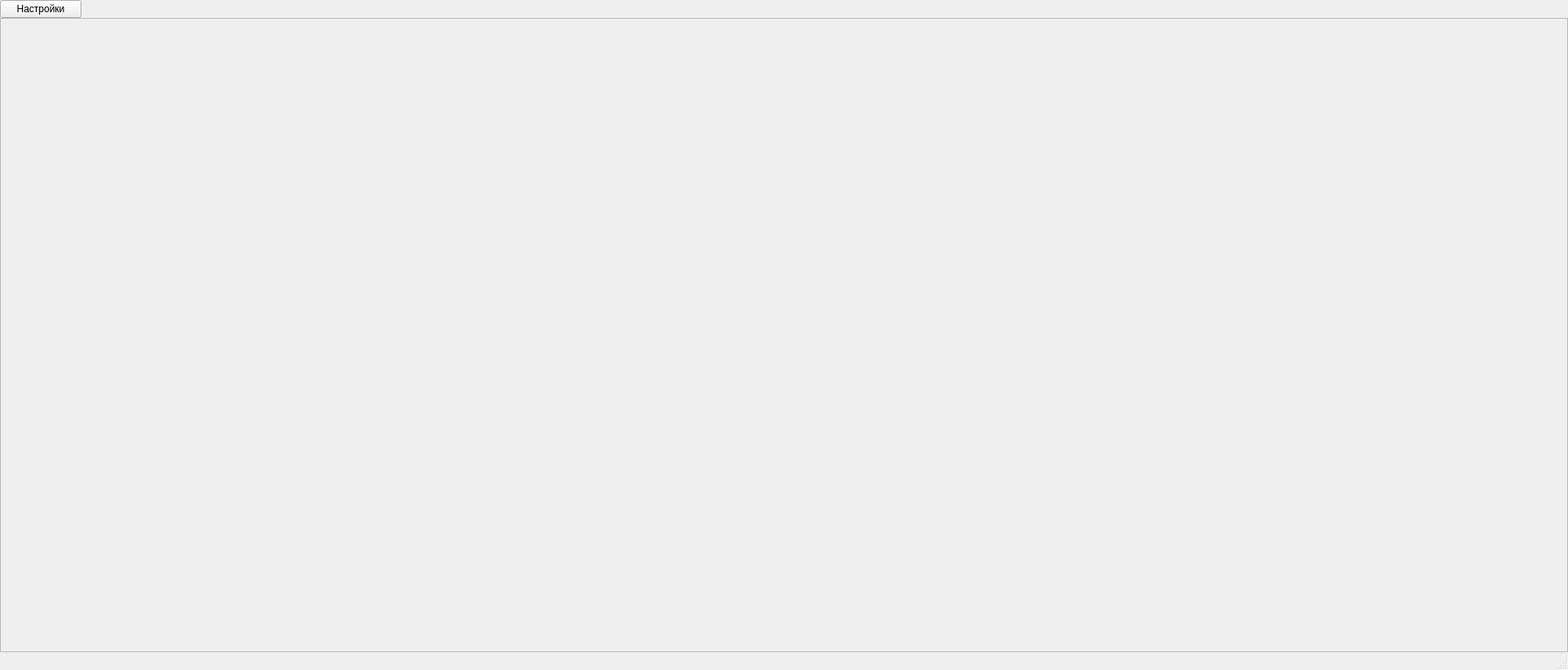
<?xml version="1.0" encoding="UTF-8"?>
<ui version="4.0">
 <class>MainWindow</class>
 <widget class="QMainWindow" name="MainWindow">
  <property name="geometry">
   <rect>
    <x>0</x>
    <y>0</y>
    <width>1926</width>
    <height>823</height>
   </rect>
  </property>
  <property name="windowTitle">
   <string>Мониторинг БКД - UDP Клиент</string>
  </property>
  <widget class="QWidget" name="centralWidget">
   <layout class="QVBoxLayout" name="verticalLayout">
    <property name="spacing">
     <number>0</number>
    </property>
    <property name="leftMargin">
     <number>0</number>
    </property>
    <property name="topMargin">
     <number>0</number>
    </property>
    <property name="rightMargin">
     <number>0</number>
    </property>
    <property name="bottomMargin">
     <number>0</number>
    </property>
    <item>

  <widget class="QPushButton" name="settingsButton">
    <property name="text">
      <string>Настройки</string>
    </property>
    <property name="maximumSize">
      <size>
        <width>100</width>
        <height>30</height>
      </size>
    </property>
  </widget>
</item>
<item>

     <widget class="QScrollArea" name="scrollArea">
      <property name="widgetResizable">
       <bool>true</bool>
      </property>
      <widget class="QWidget" name="scrollAreaWidgetContents">
       <property name="geometry">
        <rect>
         <x>0</x>
         <y>0</y>
         <width>1924</width>
         <height>800</height>
        </rect>
       </property>
       <layout class="QGridLayout" name="gridLayout">
        <property name="leftMargin">
         <number>5</number>
        </property>
        <property name="topMargin">
         <number>5</number>
        </property>
        <property name="rightMargin">
         <number>5</number>
        </property>
        <property name="bottomMargin">
         <number>5</number>
        </property>
        <property name="spacing">
         <number>5</number>
        </property>
       </layout>
      </widget>
     </widget>
    </item>
   </layout>
  </widget>
  <widget class="QStatusBar" name="statusBar"/>
 </widget>
 <resources/>
 <connections/>
</ui>
